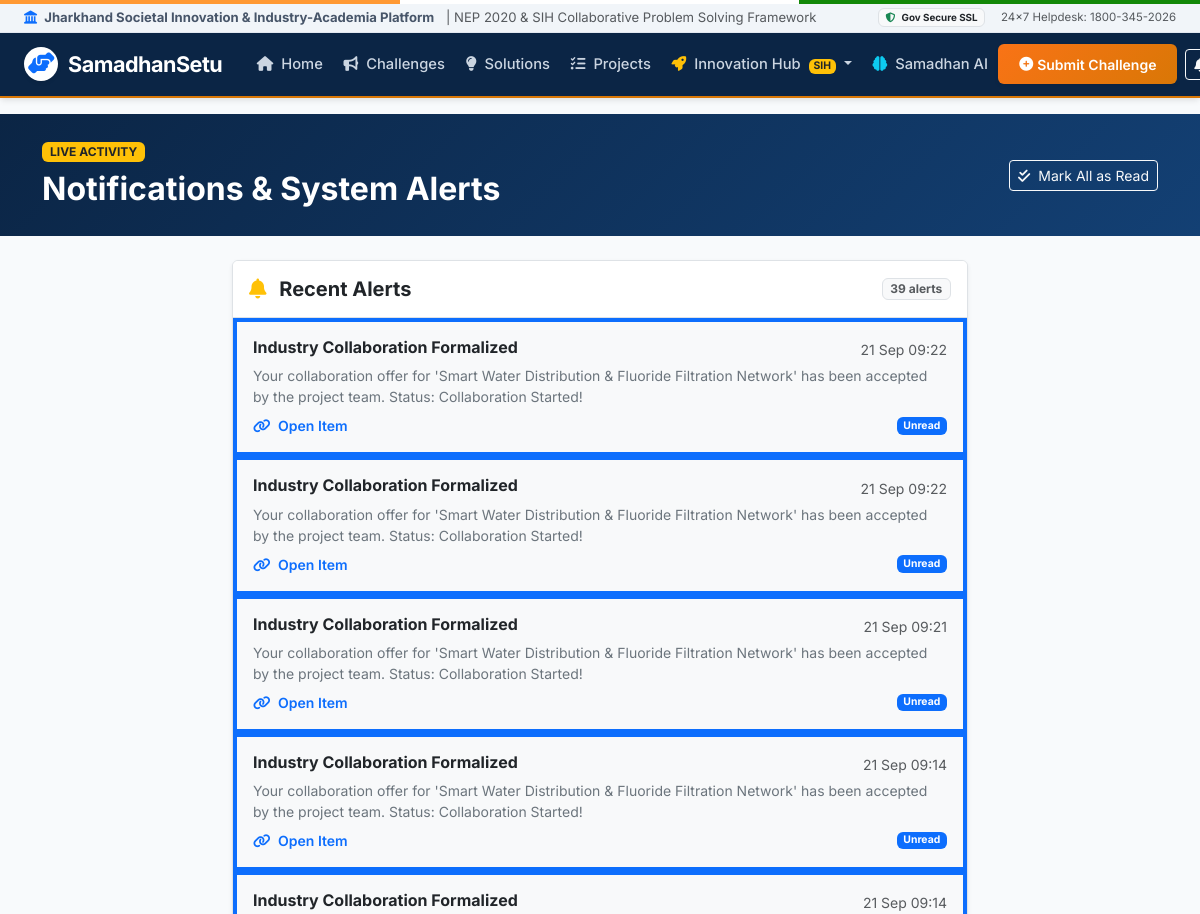
The app's page /notifications (signed in, upper part), older data.
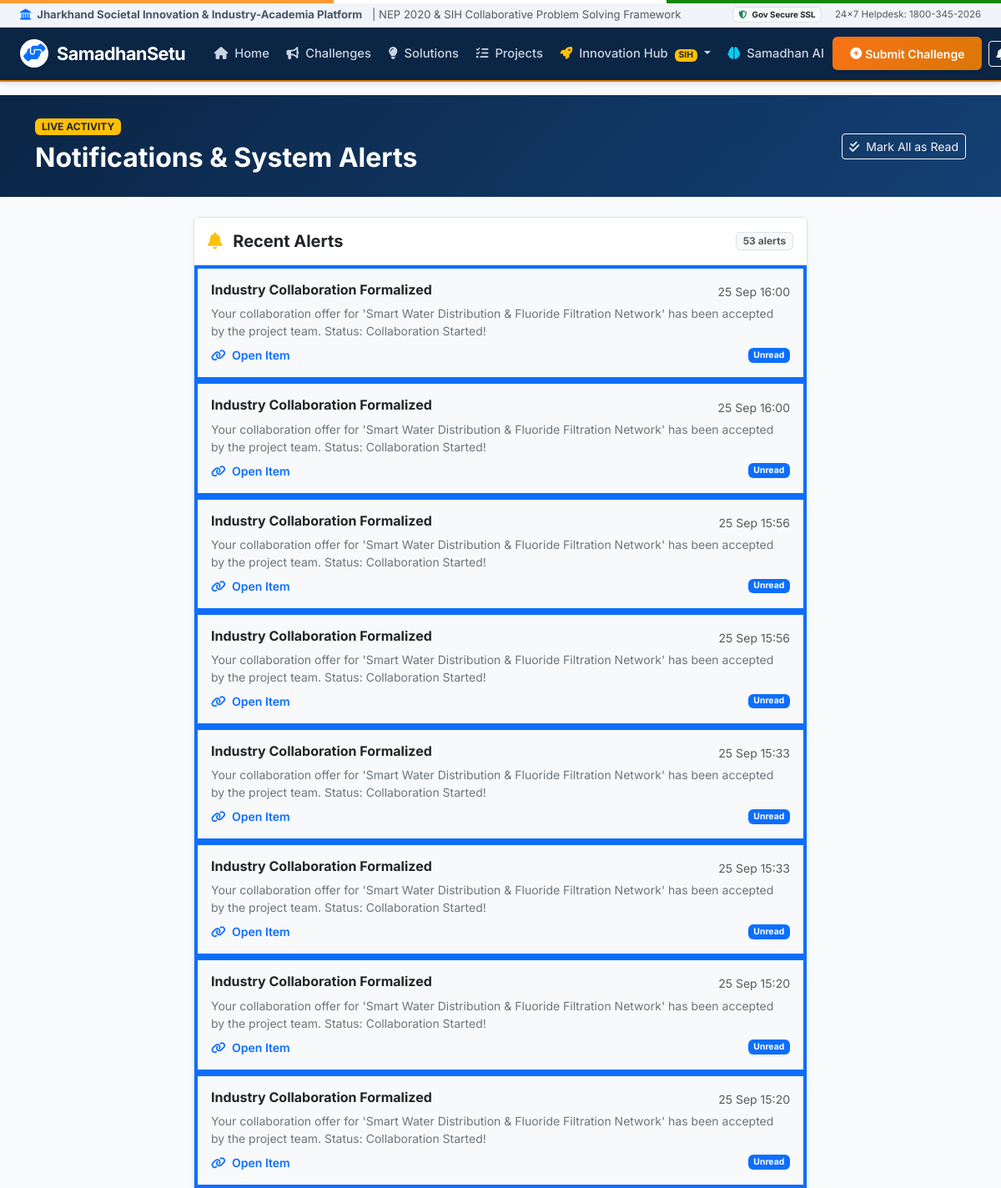
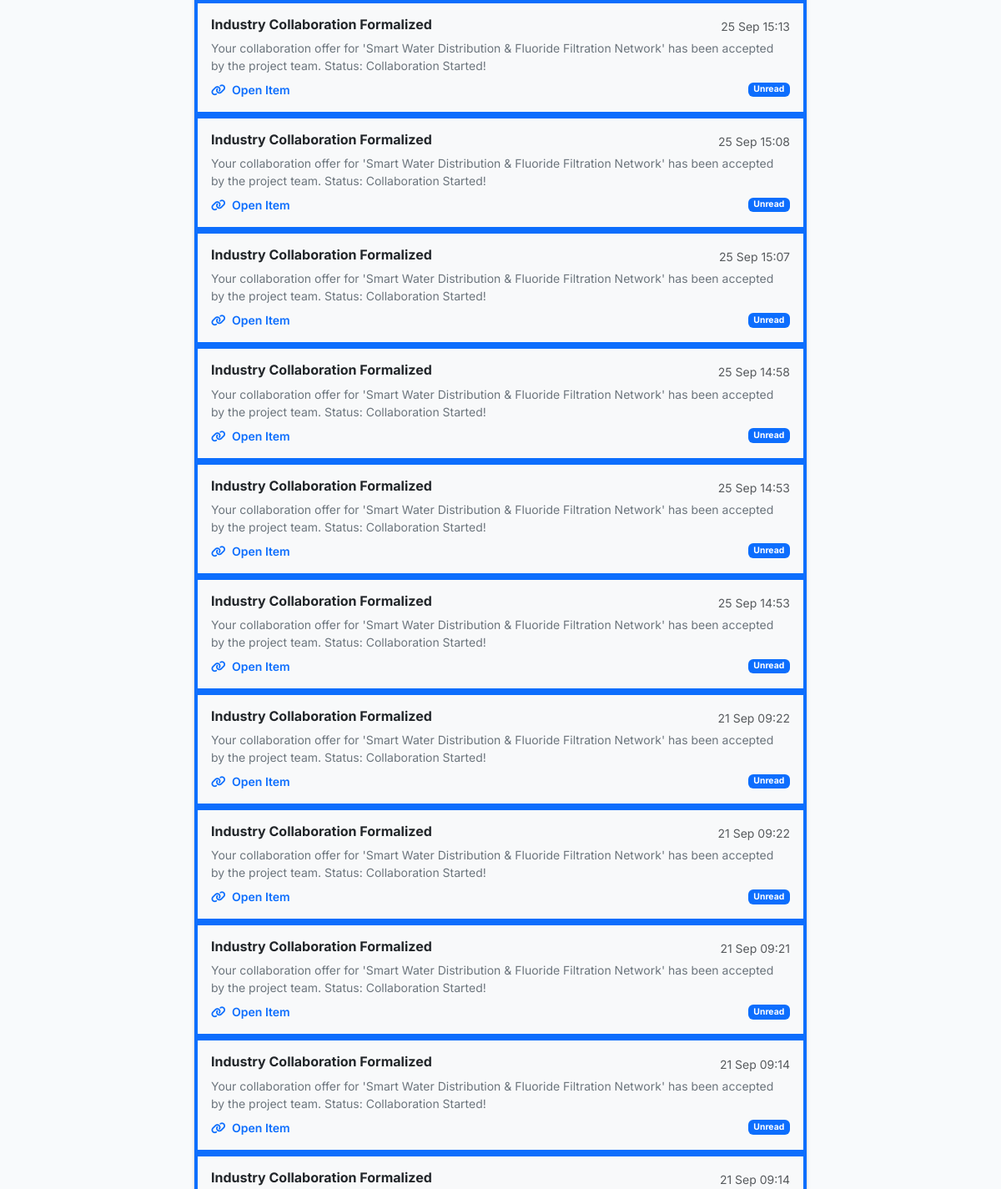
The same page, newer data (2 pictures, top to bottom).
### app.py (models this page shows)
class Notification(db.Model):
    __tablename__ = 'notifications'
    id = db.Column(db.Integer, primary_key=True)
    user_id = db.Column(db.Integer, db.ForeignKey('users.id'), nullable=False)
    title = db.Column(db.String(200), nullable=False)
    message = db.Column(db.Text, nullable=False)
    link = db.Column(db.String(250), default='#')
    is_read = db.Column(db.Boolean, default=False)
    created_at = db.Column(db.DateTime, default=datetime.utcnow)

### app.py (the view)
@app.route('/notifications')
@login_required
def notifications():
    user = get_current_user()
    user_notifications = Notification.query.filter_by(user_id=user.id).order_by(Notification.created_at.desc()).all()
    return render_template('notifications.html', notifications=user_notifications)

### app.py (called while the page is built)
def login_required(f):
    @wraps(f)
    def decorated_function(*args, **kwargs):
        if 'user_id' not in session:
            flash('Please login or create an account to continue.', 'warning')
            return redirect(url_for('login', next=request.url))
        return f(*args, **kwargs)
    return decorated_function

def get_current_user():
    if 'user_id' in session:
        return User.query.get(session['user_id'])
    return None

@app.context_processor
def inject_global_data():
    current_user = get_current_user()
    unread_notifications_count = 0
    if current_user:
        unread_notifications_count = Notification.query.filter_by(
            user_id=current_user.id, is_read=False
        ).count()
    is_admin = bool((current_user and current_user.user_type == 'ADMINISTRATOR') or (session.get('user_role') == 'ADMINISTRATOR'))
    return {
        'current_user': current_user,
        'is_admin': is_admin,
        'unread_count': unread_notifications_count,
        'all_categories': CATEGORIES,
        'all_departments': DEPARTMENTS,
        'all_priorities': PRIORITY_LEVELS,
        'all_statuses': CHALLENGE_STATUSES,
        'all_user_types': PUBLIC_USER_TYPES,
        'now': datetime.utcnow()
    }

### templates/notifications.html (shortened to what this page needs)
{% extends "base.html" %}
{% block content %}
<div class="bg-primary text-white py-4 mb-4" style="background: linear-gradient(135deg, #0b2545 0%, #134074 100%);">
    <div class="container">
        <div class="d-flex justify-content-between align-items-center">
            <div>
                <span class="badge bg-warning text-dark text-uppercase px-2 py-1 mb-2 fw-bold">Live Activity</span>
                <h2 class="fw-bold mb-1">Notifications & System Alerts</h2>
            </div>
            {% if notifications %}
                <form method="POST" action="{{ url_for('mark_all_notifications_read') }}">
                    <button type="submit" class="btn btn-outline-light btn-sm">
                        <i class="fas fa-check-double me-1"></i> Mark All as Read
                    </button>
                </form>
            {% endif %}
        </div>
    </div>
</div>
<div class="container mb-5">
    <div class="row justify-content-center">
        <div class="col-lg-8">
            <div class="card border shadow-sm">
                <div class="card-header bg-white py-3 border-bottom d-flex justify-content-between align-items-center">
                    <h5 class="fw-bold text-dark mb-0"><i class="fas fa-bell text-warning me-2"></i> Recent Alerts</h5>
                    <span class="badge bg-light text-muted border">{{ notifications|length }} alerts</span>
                </div>
                <div class="card-body p-0">
                    {% if notifications %}
                        <div class="list-group list-group-flush">
                            {% for n in notifications %}
                            <a href="{{ url_for('read_notification', notif_id=n.id) }}" class="list-group-item list-group-item-action p-3 {% if not n.is_read %}bg-light border-start border-4 border-primary{% endif %}">
                                <div class="d-flex w-100 justify-content-between align-items-center mb-1">
                                    <h6 class="mb-1 fw-bold text-dark">{{ n.title }}</h6>
                                    <small class="text-muted">{{ n.created_at.strftime('%d %b %H:%M') }}</small>
                                </div>
                                <p class="mb-1 text-secondary small">{{ n.message }}</p>
                                <div class="d-flex justify-content-between align-items-center mt-2">
                                    <span class="small text-primary fw-semibold"><i class="fas fa-link me-1"></i> Open Item</span>
                                    {% if not n.is_read %}
                                        <span class="badge bg-primary text-white" style="font-size: 0.65rem;">Unread</span>
                                    {% else %}
                                        <span class="badge bg-secondary-subtle text-secondary" style="font-size: 0.65rem;">Read</span>
                                    {% endif %}
                                </div>
                            </a>
                            {% endfor %}
                        </div>
                    {% else %}
                        <div class="text-center py-5 text-muted">
                            <i class="fas fa-bell-slash fa-3x text-muted mb-3 opacity-50"></i>
                            <h5 class="fw-bold text-dark">No Notifications</h5>
                            <p class="small">You're all caught up! Updates regarding challenges, solution reviews, and team invitations will appear here.</p>
                        </div>
                    {% endif %}
                </div>
            </div>
        </div>
    </div>
</div>
{% endblock %}

### templates/base.html (shortened to what this page needs)
<!DOCTYPE html>
<html lang="en">
<head>
    <link href="https://cdn.jsdelivr.net/npm/bootstrap@5.3.2/dist/css/bootstrap.min.css" rel="stylesheet">
    <link rel="stylesheet" href="https://cdnjs.cloudflare.com/ajax/libs/font-awesome/6.4.2/css/all.min.css">
    <link rel="stylesheet" href="{{ url_for('static', filename='css/style.css') }}">
</head>
<body>
    <div class="gov-sub-header">
        <div class="container-fluid px-3 px-md-4 d-flex justify-content-between align-items-center flex-wrap gap-2">
            <div class="text-truncate">
                <span class="fw-bold"><i class="fas fa-landmark text-primary me-1"></i> Jharkhand Societal Innovation & Industry-Academia Platform</span>
                <span class="text-muted d-none d-xl-inline ms-2">| NEP 2020 & SIH Collaborative Problem Solving Framework</span>
            </div>
            <div class="d-flex align-items-center gap-3 ms-auto">
                <span class="badge bg-light text-dark border"><i class="fas fa-shield-alt text-success me-1"></i> Gov Secure SSL</span>
                <span class="text-muted small d-none d-sm-inline">24x7 Helpdesk: 1800-345-2026</span>
            </div>
        </div>
    </div>
    <nav class="navbar navbar-expand-xl navbar-dark navbar-custom sticky-top">
        <div class="container-fluid px-3 px-md-4">
            <a class="navbar-brand" href="{{ url_for('landing') }}">
                <span class="d-inline-flex align-items-center justify-content-center bg-white text-primary rounded-circle shadow-sm" style="width: 34px; height: 34px;">
                    <i class="fas fa-hands-helping text-primary"></i>
                </span>
                <span>SamadhanSetu</span>
            </a>
            <div class="collapse navbar-collapse" id="navbarContent">
                <ul class="navbar-nav me-auto mb-2 mb-xl-0 ms-xl-2">
                    {% if request.endpoint != 'dashboard' %}
                    <li class="nav-item">
                        <a class="nav-link {% if request.endpoint == 'landing' %}active{% endif %}" href="{{ url_for('landing') }}">
                            <i class="fas fa-home me-1"></i> Home
                        </a>
                    </li>
                    <li class="nav-item">
                        <a class="nav-link {% if request.endpoint == 'challenges' %}active{% endif %}" href="{{ url_for('challenges') }}">
                            <i class="fas fa-bullhorn me-1"></i> Challenges
                        </a>
                    </li>
                    <li class="nav-item">
                        <a class="nav-link {% if request.endpoint == 'solutions' %}active{% endif %}" href="{{ url_for('solutions') }}">
                            <i class="fas fa-lightbulb me-1"></i> Solutions
                        </a>
                    </li>
                    <li class="nav-item">
                        <a class="nav-link {% if request.endpoint == 'projects' %}active{% endif %}" href="{{ url_for('projects') }}">
                            <i class="fas fa-tasks me-1"></i> Projects
                        </a>
                    </li>
                    {% endif %}
                    <li class="nav-item dropdown">
                        <a class="nav-link dropdown-toggle " href="#" id="innovationHubDropdown" role="button" data-bs-toggle="dropdown" aria-expanded="false">
                            <i class="fas fa-rocket text-warning me-1"></i> Innovation Hub <span class="badge bg-warning text-dark ms-1" style="font-size: 0.65rem; padding: 2px 5px;">SIH</span>
                        </a>
                    </li>
                    <li class="nav-item">
                        <a class="nav-link {% if request.endpoint == 'samadhan_ai' %}active{% endif %}" href="{{ url_for('samadhan_ai') }}">
                            <i class="fas fa-brain text-info me-1"></i> Samadhan AI
                        </a>
                    </li>
                </ul>
                <div class="d-flex align-items-center gap-2 mt-2 mt-xl-0 flex-shrink-0 ms-auto text-nowrap">
                    {% if not is_admin %}
                    <a href="{{ url_for('submit_challenge') }}" class="btn btn-accent btn-sm d-flex align-items-center text-nowrap shadow-sm">
                        <i class="fas fa-plus-circle me-1"></i> Submit Challenge
                    </a>
                    {% endif %}
                    {% if current_user %}
                        <div class="dropdown me-1">
                            <a class="btn btn-outline-light btn-sm position-relative px-2" href="#" role="button" data-bs-toggle="dropdown" aria-expanded="false" title="Notifications">
                                <i class="fas fa-bell"></i>
                            </a>
                        </div>
                    {% endif %}
                </div>
            </div>
        </div>
    </nav>
    <main class="flex-grow-1">
        {% block content %}{% endblock %}
    </main>
</body>
</html>

### static/css/style.css (style rules this page uses)
:root { --primary-navy: #0b2545; --primary-blue: #134074; --navy-light: #1d3557; --accent-gold: #d97706; --accent-saffron: #f97316; --impact-green: #059669; --impact-green-light: #d1fae5; --text-dark: #0f172a; --text-muted: #64748b; --bg-slate: #f8fafc; --card-bg: #ffffff; --border-color: #e2e8f0; --shadow-sm: 0 1px 3px rgba(0, 0, 0, 0.07), 0 1px 2px rgba(0, 0, 0, 0.04); --shadow-md: 0 4px 6px -1px rgba(0, 0, 0, 0.08), 0 2px 4px -1px rgba(0, 0, 0, 0.04); --shadow-lg: 0 10px 15px -3px rgba(0, 0, 0, 0.09), 0 4px 6px -2px rgba(0, 0, 0, 0.04); --shadow-xl: 0 20px 25px -5px rgba(0, 0, 0, 0.1), 0 10px 10px -5px rgba(0, 0, 0, 0.04); --radius-sm: 6px; --radius-md: 10px; --radius-lg: 14px; }
html, body { overflow-x: clip; max-width: 100vw; width: 100%; }
body { font-family: 'Inter', -apple-system, BlinkMacSystemFont, 'Segoe UI', Roboto, Helvetica, Arial, sans-serif; background-color: var(--bg-slate); color: var(--text-dark); min-height: 100vh; display: flex; flex-direction: column; }
.gov-sub-header { background-color: #f1f5f9; border-bottom: 1px solid #e2e8f0; font-size: 0.82rem; color: #475569; padding: 4px 0; width: 100%; }
.navbar-custom { background-color: var(--primary-navy); border-bottom: 2px solid var(--accent-gold); box-shadow: var(--shadow-md); padding: 0.6rem 0; width: 100%; }
.navbar-brand { font-weight: 700; font-size: 1.35rem; letter-spacing: -0.5px; color: #ffffff !important; display: flex; align-items: center; gap: 10px; }
.nav-link { font-weight: 500; font-size: 0.92rem; color: #cbd5e1 !important; transition: all 0.2s ease; padding: 0.45rem 0.65rem !important; border-radius: var(--radius-sm); white-space: nowrap; }
.btn-accent { background: linear-gradient(135deg, var(--accent-saffron), var(--accent-gold)); border: none; color: #ffffff; font-weight: 600; padding: 0.6rem 1.3rem; border-radius: var(--radius-sm); transition: all 0.2s ease; }

Row changes from the older to the newer data that the page shows:
added Notification: title "Industry Collaboration Formalized", created_at "25 Sep 16:00", message "Your collaboration offer for 'Smart Water Distribution & Fluoride Filtration Network' has been accepted by the project team. Status: Collaboration Started!", is_read "Unread"
added Notification: title "Industry Collaboration Formalized", created_at "25 Sep 16:00", message "Your collaboration offer for 'Smart Water Distribution & Fluoride Filtration Network' has been accepted by the project team. Status: Collaboration Started!", is_read "Unread"
added Notification: title "Industry Collaboration Formalized", created_at "25 Sep 15:56", message "Your collaboration offer for 'Smart Water Distribution & Fluoride Filtration Network' has been accepted by the project team. Status: Collaboration Started!", is_read "Unread"
added Notification: title "Industry Collaboration Formalized", created_at "25 Sep 15:56", message "Your collaboration offer for 'Smart Water Distribution & Fluoride Filtration Network' has been accepted by the project team. Status: Collaboration Started!", is_read "Unread"
added Notification: title "Industry Collaboration Formalized", created_at "25 Sep 15:33", message "Your collaboration offer for 'Smart Water Distribution & Fluoride Filtration Network' has been accepted by the project team. Status: Collaboration Started!", is_read "Unread"
added Notification: title "Industry Collaboration Formalized", created_at "25 Sep 15:33", message "Your collaboration offer for 'Smart Water Distribution & Fluoride Filtration Network' has been accepted by the project team. Status: Collaboration Started!", is_read "Unread"
added Notification: title "Industry Collaboration Formalized", created_at "25 Sep 15:20", message "Your collaboration offer for 'Smart Water Distribution & Fluoride Filtration Network' has been accepted by the project team. Status: Collaboration Started!", is_read "Unread"
added Notification: title "Industry Collaboration Formalized", created_at "25 Sep 15:20", message "Your collaboration offer for 'Smart Water Distribution & Fluoride Filtration Network' has been accepted by the project team. Status: Collaboration Started!", is_read "Unread"
added Notification: title "Industry Collaboration Formalized", created_at "25 Sep 15:13", message "Your collaboration offer for 'Smart Water Distribution & Fluoride Filtration Network' has been accepted by the project team. Status: Collaboration Started!", is_read "Unread"
added Notification: title "Industry Collaboration Formalized", created_at "25 Sep 15:08", message "Your collaboration offer for 'Smart Water Distribution & Fluoride Filtration Network' has been accepted by the project team. Status: Collaboration Started!", is_read "Unread"
added Notification: title "Industry Collaboration Formalized", created_at "25 Sep 15:07", message "Your collaboration offer for 'Smart Water Distribution & Fluoride Filtration Network' has been accepted by the project team. Status: Collaboration Started!", is_read "Unread"
added Notification: title "Industry Collaboration Formalized", created_at "25 Sep 14:58", message "Your collaboration offer for 'Smart Water Distribution & Fluoride Filtration Network' has been accepted by the project team. Status: Collaboration Started!", is_read "Unread"
added Notification: title "Industry Collaboration Formalized", created_at "25 Sep 14:53", message "Your collaboration offer for 'Smart Water Distribution & Fluoride Filtration Network' has been accepted by the project team. Status: Collaboration Started!", is_read "Unread"
added Notification: title "Industry Collaboration Formalized", created_at "25 Sep 14:53", message "Your collaboration offer for 'Smart Water Distribution & Fluoride Filtration Network' has been accepted by the project team. Status: Collaboration Started!", is_read "Unread"
Text that changed along with them:
{{ notifications|length }}: "39" → "53"
